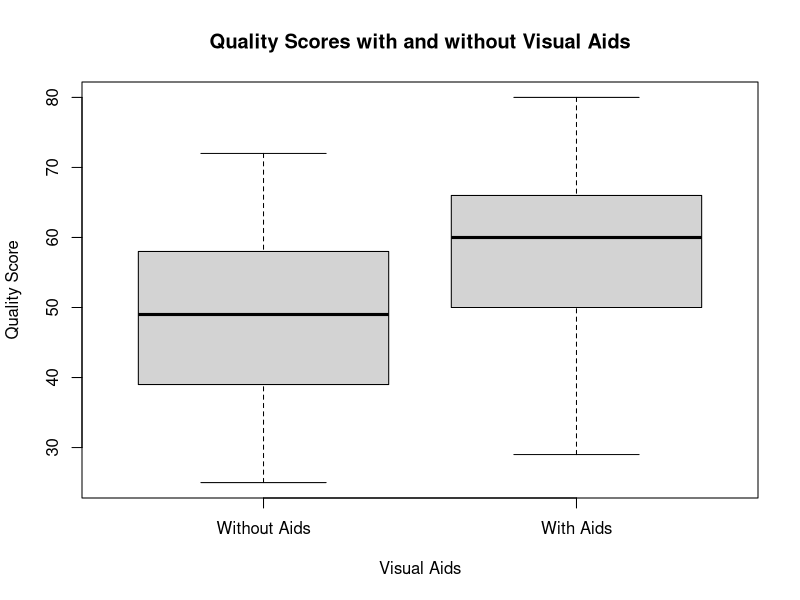
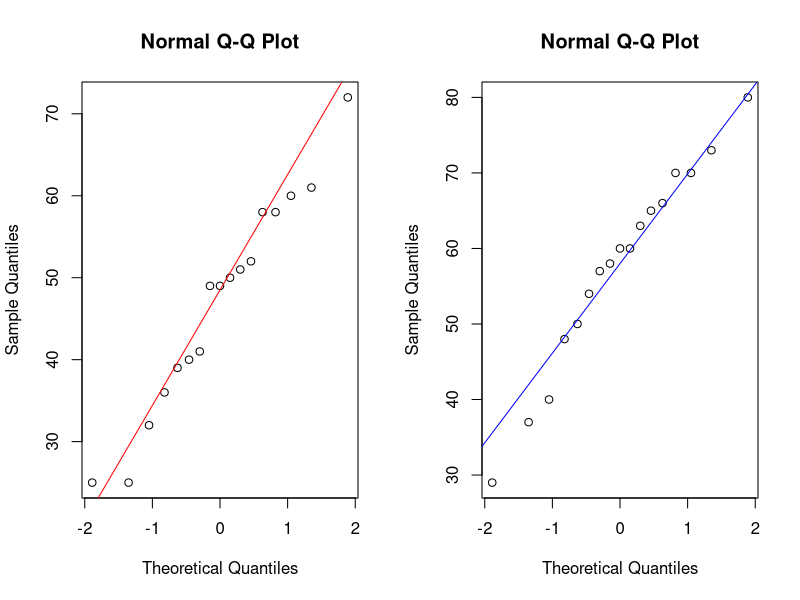
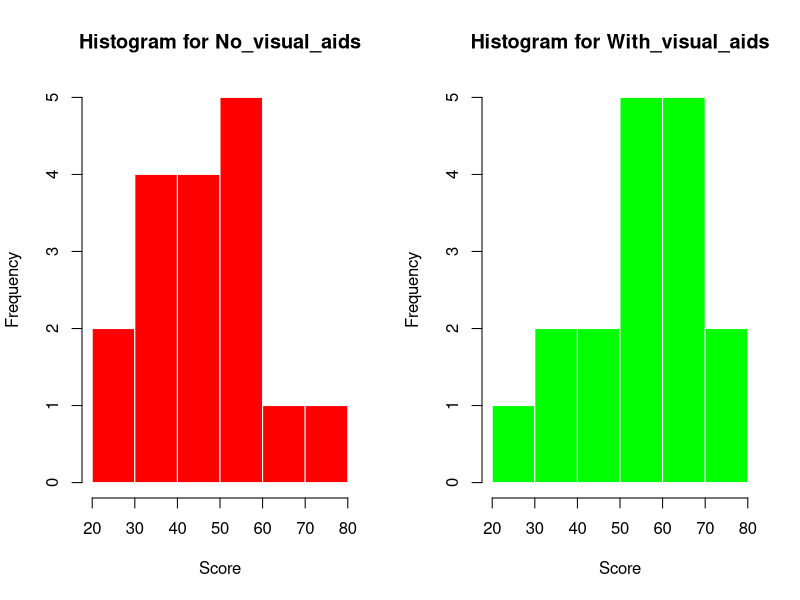

Generate these figures, in order, with R:
#dataframe setting
Student<-c(1:17)
No_visual_aids<-c(50,60,58,72,36,51,49,49,25,52,41,32,58,39,25,40,61)
With_visual_aids<-c(58,70,60,73,40,63,54,60,29,57,66,37,50,48,80,65,70)
studentdata<- data.frame(Student,No_visual_aids,With_visual_aids)
studentdata
summary(studentdata)
View(studentdata)
str(studentdata)
#Null Hypothesis (H0): There is no difference in the mean scores between students who received no visual aids and those who received visual aids.
#Alternative Hypothesis (H1): There is a difference in the mean scores between the two groups.
# Summary statistics for quality scores without visual aids
summary(studentdata$No_visual_aids)

# Summary statistics for quality scores with visual aids
summary(studentdata$With_visual_aids)
# Boxplot to compare quality scores with and without visual aids
windows(20,16)
boxplot(studentdata[,2:3], main="Quality Scores with and without Visual Aids", 
        xlab="Visual Aids", ylab="Quality Score", names=c("Without Aids", "With Aids"))
#normality test
shapiro.test(studentdata$No_visual_aids)
shapiro.test(studentdata$With_visual_aids)
#qqplot for this data
windows(20,16)
par(mfrow = c(1, 2))
qqnorm(studentdata$No_visual_aids)
qqline(studentdata$No_visual_aids, col = "red")
#title("Q-Q Plot for No_visual_aids")

# Q-Q plot for With_visual_aids
qqnorm(studentdata$With_visual_aids)
qqline(studentdata$With_visual_aids, col = "blue")
#title("Q-Q Plot for With_visual_aids")
# Set up the layout for side-by-side histograms
windows(20.16)
par(mfrow=c(1,2))

# Histogram for No_visual_aids
hist(studentdata$No_visual_aids, main="Histogram for No_visual_aids", xlab="Score", ylab="Frequency", col="red", border="white")

# Histogram for With_visual_aids
hist(studentdata$With_visual_aids, main="Histogram for With_visual_aids", xlab="Score", ylab="Frequency", col="green", border="white")


# Paired t-test
t_test <- t.test(studentdata$No_visual_aids, studentdata$With_visual_aids, paired=TRUE)
t_test
